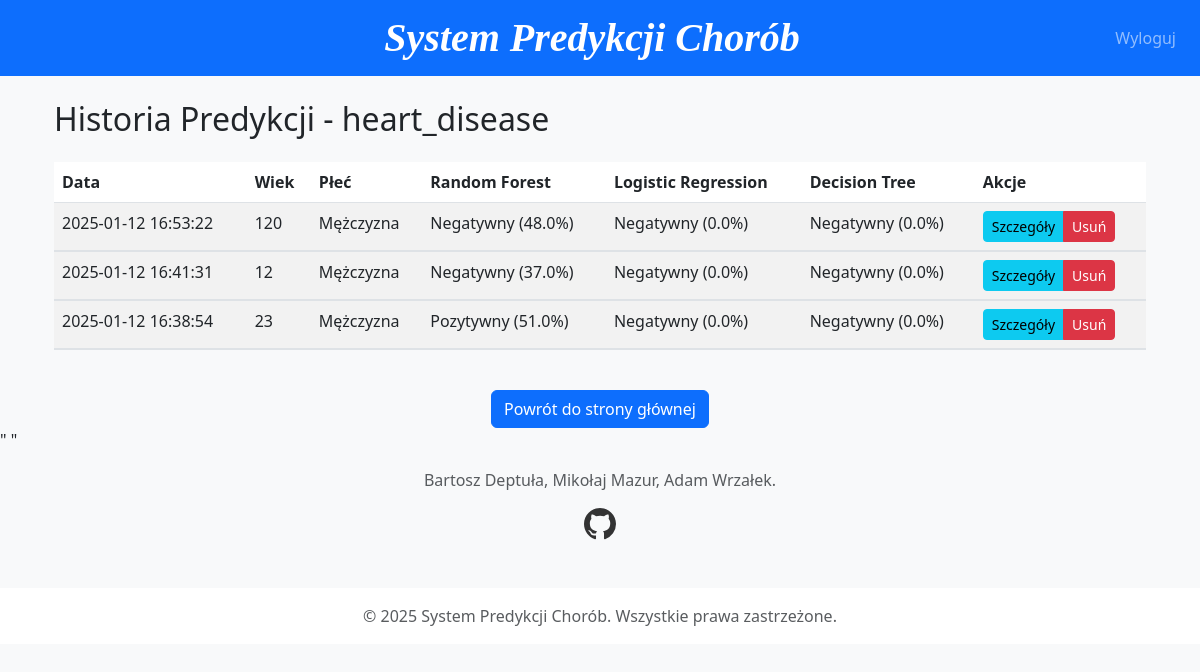
/history/heart_disease (signed in), run on an earlier commit of the app's database.
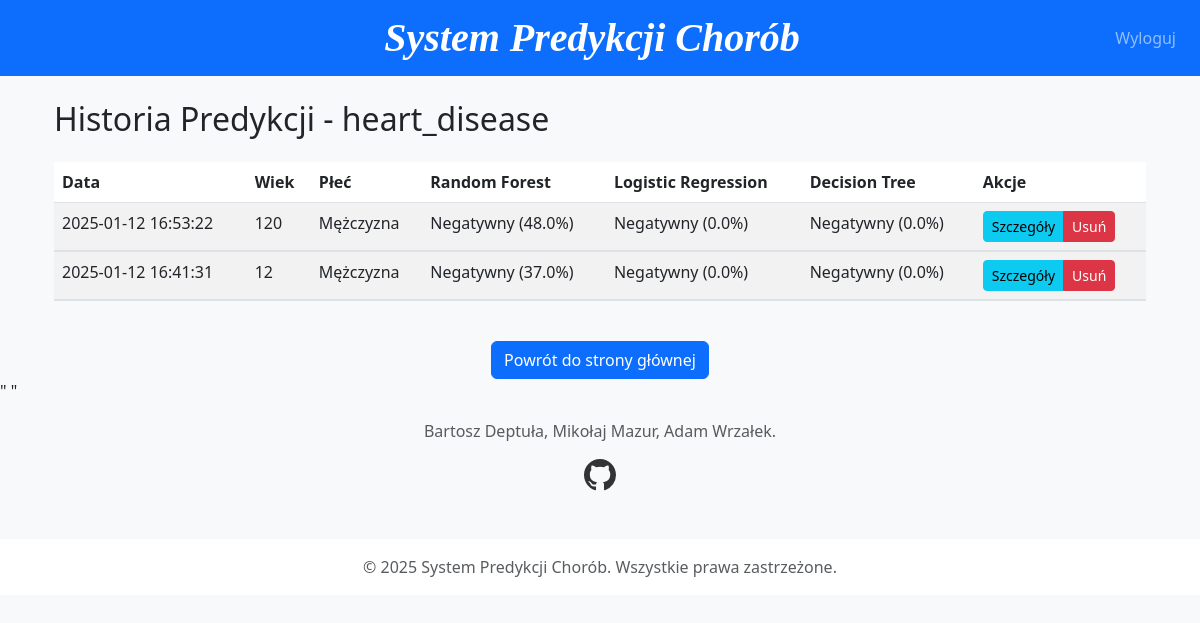
And on a later commit of the database.
### models.py (models this page shows)
class HeartDiseasePrediction(db.Model):
    id = db.Column(db.Integer, primary_key=True)
    user_id = db.Column(db.Integer, db.ForeignKey('user.id'), nullable=False)
    timestamp = db.Column(db.DateTime, default=datetime.utcnow)
    sex = db.Column(db.Integer)
    age = db.Column(db.Integer)
    cp = db.Column(db.Integer)
    trestbps = db.Column(db.Float)
    chol = db.Column(db.Float)
    fbs = db.Column(db.Integer)
    restecg = db.Column(db.Integer)
    thalachh = db.Column(db.Float)
    exng = db.Column(db.Integer)
    oldpeak = db.Column(db.Float)
    slp = db.Column(db.Integer)
    caa = db.Column(db.Integer)
    thall = db.Column(db.Integer)
    rf_prediction = db.Column(db.Integer)
    rf_probability = db.Column(db.Float)
    lr_prediction = db.Column(db.Integer)
    lr_probability = db.Column(db.Float)
    dt_prediction = db.Column(db.Integer)
    dt_probability = db.Column(db.Float)

### flask-app.py (the view)
@app.route('/history/<dataset_name>')
@login_required
def history(dataset_name):
    try:
        if dataset_name == 'heart_disease':
            predictions = HeartDiseasePrediction.query.filter_by(user_id=current_user.id).order_by(HeartDiseasePrediction.timestamp.desc()).all()
        elif dataset_name == 'diabetes':
            predictions = DiabetesPrediction.query.filter_by(user_id=current_user.id).order_by(DiabetesPrediction.timestamp.desc()).all()
        else:  # lung_cancer
            predictions = LungCancerPrediction.query.filter_by(user_id=current_user.id).order_by(LungCancerPrediction.timestamp.desc()).all()
        return render_template('history.html',
                               dataset_name=dataset_name,
                               predictions=predictions)
    except Exception as e:
        return render_template('error.html', error=str(e))

### flask-app.py (called while the page is built)
@login_manager.user_loader
def load_user(id):
    return User.query.get(int(id)) # Pobranie użytkownika z bazy danych po ID

### templates/history.html (shortened to what this page needs)
{% extends "base.html" %}
{% block content %}
<div class="container">
    <h2 class="mb-4">Historia Predykcji - {{ dataset_name }}</h2>
    <div class="table-responsive">
        <table class="table table-striped table-hover">
            <thead>
                <tr>
                    <th>Data</th>
                    {% if dataset_name == 'heart_disease' %}
                        <th>Wiek</th>
                        <th>Płeć</th>
                    {% elif dataset_name == 'diabetes' %}
                        <th>Wiek</th>
                        <th>Poziom Glukozy</th>
                    {% else %}
                        <th>Wiek</th>
                        <th>Płeć</th>
                    {% endif %}
                    <th>Random Forest</th>
                    <th>Logistic Regression</th>
                    <th>Decision Tree</th>
                    <th>Akcje</th>
                </tr>
            </thead>
            <tbody>
                {% for pred in predictions %}
                <tr>
                    <td>{{ pred.timestamp.strftime('%Y-%m-%d %H:%M:%S') }}</td>
                    {% if dataset_name == 'heart_disease' %}
                        <td>{{ pred.age }}</td>
                        <td>{{ "Mężczyzna" if pred.sex == 1 else "Kobieta" }}</td>
                    {% elif dataset_name == 'diabetes' %}
                        <td>{{ pred.age }}</td>
                        <td>{{ pred.glucose }}</td>
                    {% else %}
                        <td>{{ pred.age }}</td>
                        <td>{{ "Mężczyzna" if pred.gender == "M" else "Kobieta" }}</td>
                    {% endif %}
                    <td>
                        {{ "Pozytywny" if pred.rf_prediction == 1 else "Negatywny" }}
                        ({{ "%.1f"|format(pred.rf_probability * 100) }}%)
                    </td>
                    <td>
                        {{ "Pozytywny" if pred.lr_prediction == 1 else "Negatywny" }}
                        ({{ "%.1f"|format(pred.lr_probability * 100) }}%)
                    </td>
                    <td>
                        {{ "Pozytywny" if pred.dt_prediction == 1 else "Negatywny" }}
                        ({{ "%.1f"|format(pred.dt_probability * 100) }}%)
                    </td>
                    <td>
                        <div class="btn-group" role="group">
                            <button class="btn btn-sm btn-info" type="button"
                                    data-bs-toggle="collapse"
                                    data-bs-target="#details{{ pred.id }}"
                                    aria-expanded="false">
                                Szczegóły
                            </button>
                            <a href="{{ url_for('delete_prediction', dataset_name=dataset_name, prediction_id=pred.id) }}"
                               class="btn btn-sm btn-danger"
                               onclick="return confirm('Czy na pewno chcesz usunąć tę predykcję?')">
                                Usuń
                            </a>
                        </div>
                    </td>
                </tr>
                <tr>
                    <td colspan="7" class="p-0">
                    </td>
                </tr>
                {% endfor %}
            </tbody>
        </table>
    </div>
    <div class="text-center mt-4">
        <a href="/" class="btn btn-primary">Powrót do strony głównej</a>
    </div>
</div>
{% endblock %}

### templates/base.html (shortened to what this page needs)
<!DOCTYPE html>
<html lang="pl">
<head>
    <link href="https://cdnjs.cloudflare.com/ajax/libs/bootstrap/5.3.0/css/bootstrap.min.css" rel="stylesheet">
</head>
<body class="bg-light">
<nav class="navbar navbar-expand-lg navbar-dark bg-primary mb-4">
    <div class="container">
        <div class="col-12 text-center">
            <a class="navbar-brand" href="/">System Predykcji Chorób</a>
        </div>
        <div class="navbar-nav position-absolute end-0 me-3">
            {% if current_user.is_authenticated %}
                <a class="nav-link" href="{{ url_for('auth.logout') }}">Wyloguj</a>
            {% else %}
                <a class="nav-link" href="{{ url_for('auth.login') }}">Zaloguj</a>
                <a class="nav-link" href="{{ url_for('auth.register') }}">Zarejestruj</a>
            {% endif %}
        </div>
    </div>
</nav>
    <div class="container">
        {% block content %}{% endblock %}
    </div>
    <div>" "</div>
    <div class="container text-center mt-3">
        <p class="text-muted">
            Bartosz Deptuła, Mikołaj Mazur, Adam Wrzałek.
        </p>
        <a href="https://github.com/AdWrzlk/MLProject" class="github-link" target="_blank" rel="noopener noreferrer">
        </a>
    </div>
    <footer class="footer mt-5 py-3 bg-white">
        <div class="container text-center">
            <span class="text-muted">© 2025 System Predykcji Chorób. Wszystkie prawa zastrzeżone.</span>
        </div>
    </footer>
</body>
</html>

### templates/base.html (style rules this page uses)
.navbar-brand { font-family: 'Georgia', serif; font-weight: bold; font-style: italic; font-size: 2.5rem; }
.github-link { color: #333; text-decoration: none; transition: color 0.2s; }

What changed in the data, as far as the page shows it:
removed HeartDiseasePrediction: timestamp "2025-01-12 16:38:54", age "23", sex "Mężczyzna", rf_prediction "Pozytywny", pred.rf_probability*100 "51.0", lr_prediction "Negatywny", pred.lr_probability*100 "0.0", dt_prediction "Negatywny", pred.dt_probability*100 "0.0"
